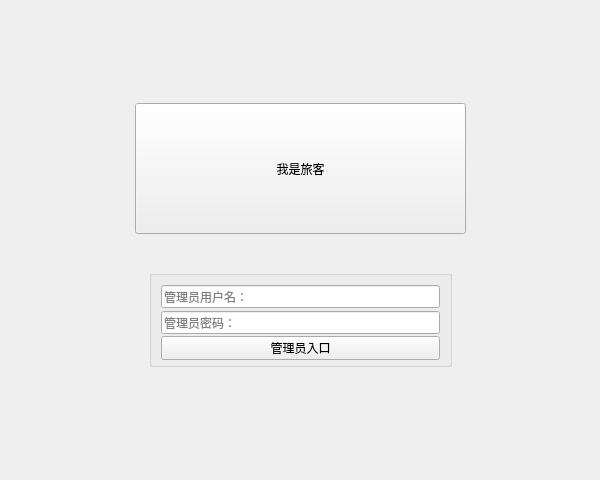
<?xml version="1.0" encoding="UTF-8"?>
<ui version="4.0">
 <class>Login</class>
 <widget class="QWidget" name="Login">
  <property name="geometry">
   <rect>
    <x>0</x>
    <y>0</y>
    <width>600</width>
    <height>480</height>
   </rect>
  </property>
  <property name="minimumSize">
   <size>
    <width>600</width>
    <height>480</height>
   </size>
  </property>
  <property name="maximumSize">
   <size>
    <width>600</width>
    <height>480</height>
   </size>
  </property>
  <property name="windowTitle">
   <string>Form</string>
  </property>
  <widget class="QWidget" name="">
   <property name="geometry">
    <rect>
     <x>0</x>
     <y>270</y>
     <width>601</width>
     <height>97</height>
    </rect>
   </property>
   <layout class="QHBoxLayout" name="horizontalLayout">
    <item>
     <spacer name="horizontalSpacer">
      <property name="orientation">
       <enum>Qt::Horizontal</enum>
      </property>
      <property name="sizeHint" stdset="0">
       <size>
        <width>40</width>
        <height>20</height>
       </size>
      </property>
     </spacer>
    </item>
    <item>
     <widget class="QGroupBox" name="">
      <layout class="QVBoxLayout" name="verticalLayout">
       <item>
        <widget class="QLineEdit" name="name">
         <property name="minimumSize">
          <size>
           <width>279</width>
           <height>23</height>
          </size>
         </property>
         <property name="maximumSize">
          <size>
           <width>279</width>
           <height>23</height>
          </size>
         </property>
         <property name="text">
          <string/>
         </property>
         <property name="placeholderText">
          <string>管理员用户名：</string>
         </property>
        </widget>
       </item>
       <item>
        <widget class="QLineEdit" name="password">
         <property name="minimumSize">
          <size>
           <width>279</width>
           <height>23</height>
          </size>
         </property>
         <property name="maximumSize">
          <size>
           <width>279</width>
           <height>23</height>
          </size>
         </property>
         <property name="text">
          <string/>
         </property>
         <property name="echoMode">
          <enum>QLineEdit::Password</enum>
         </property>
         <property name="placeholderText">
          <string>管理员密码：</string>
         </property>
        </widget>
       </item>
       <item>
        <widget class="QPushButton" name="btn_Admin">
         <property name="minimumSize">
          <size>
           <width>279</width>
           <height>24</height>
          </size>
         </property>
         <property name="maximumSize">
          <size>
           <width>279</width>
           <height>24</height>
          </size>
         </property>
         <property name="text">
          <string>管理员入口</string>
         </property>
        </widget>
       </item>
      </layout>
     </widget>
    </item>
    <item>
     <spacer name="horizontalSpacer_2">
      <property name="orientation">
       <enum>Qt::Horizontal</enum>
      </property>
      <property name="sizeHint" stdset="0">
       <size>
        <width>40</width>
        <height>20</height>
       </size>
      </property>
     </spacer>
    </item>
   </layout>
  </widget>
  <widget class="QWidget" name="">
   <property name="geometry">
    <rect>
     <x>0</x>
     <y>102</y>
     <width>601</width>
     <height>133</height>
    </rect>
   </property>
   <layout class="QHBoxLayout" name="horizontalLayout_2">
    <item>
     <spacer name="horizontalSpacer_3">
      <property name="orientation">
       <enum>Qt::Horizontal</enum>
      </property>
      <property name="sizeHint" stdset="0">
       <size>
        <width>40</width>
        <height>20</height>
       </size>
      </property>
     </spacer>
    </item>
    <item>
     <widget class="QPushButton" name="btn_User">
      <property name="minimumSize">
       <size>
        <width>331</width>
        <height>131</height>
       </size>
      </property>
      <property name="maximumSize">
       <size>
        <width>331</width>
        <height>131</height>
       </size>
      </property>
      <property name="text">
       <string>我是旅客</string>
      </property>
     </widget>
    </item>
    <item>
     <spacer name="horizontalSpacer_4">
      <property name="orientation">
       <enum>Qt::Horizontal</enum>
      </property>
      <property name="sizeHint" stdset="0">
       <size>
        <width>40</width>
        <height>20</height>
       </size>
      </property>
     </spacer>
    </item>
   </layout>
  </widget>
 </widget>
 <resources/>
 <connections/>
</ui>
